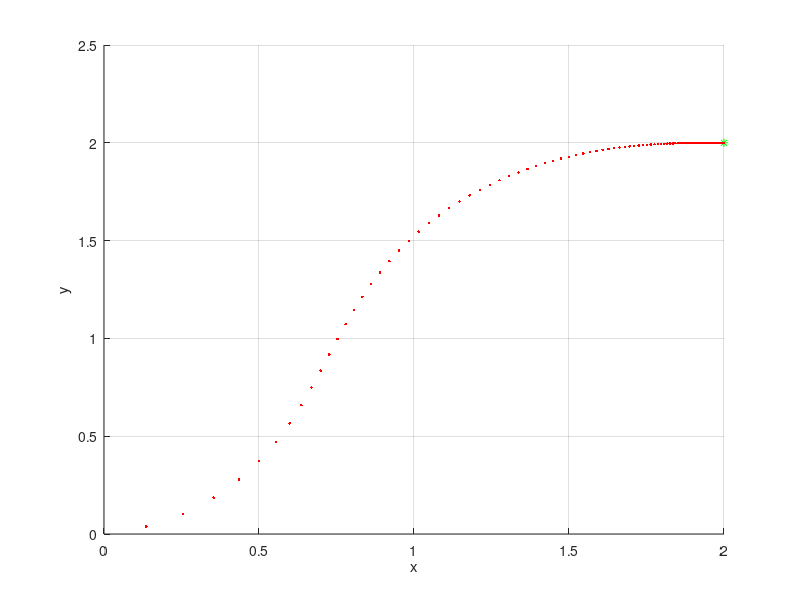

Write MATLAB code to recreate this figure.
close all
clear all
clc

kp = 0.5;
ka = 2;
kb = -1.5;

rob_pos = [0, 0];
rob_th = 0;
goal_pos = [2, 2];
goal_th = 0;

dt = 0.1;
t = 0:dt:20;

figure(1)
hold on
grid on
plot(goal_pos(1),goal_pos(2),'g*')
xlabel('x')
ylabel('y')

for i = 1:length(t)
    
    dx = goal_pos(1) - rob_pos(i,1);
    dy = goal_pos(2) - rob_pos(i,2);
    
    p = sqrt(dx^2 + dy^2);
    a = -rob_th(i) + atan2(dy,dx);
    b = -rob_th(i) - a + goal_th;
    
    if (a > pi)
        a = -(a - pi);
    end
    if (a < -pi)
        a = -(a + pi);
    end
    
    if (b > pi)
        b = -(b - pi);
    end
    if (b < -pi)
        b = -(b + pi);
    end
    
    v = kp*p;
    w = ka*a + kb*b;
    
    rob_th(i+1) = rob_th(i) + dt*w;
    rob_pos(i+1,1) = rob_pos(i,1) + dt*v*cos(rob_th(i+1));
    rob_pos(i+1,2) = rob_pos(i,2) + dt*v*sin(rob_th(i+1));
    
    plot(rob_pos(i+1,1),rob_pos(i+1,2),'r.')
    drawnow
end

